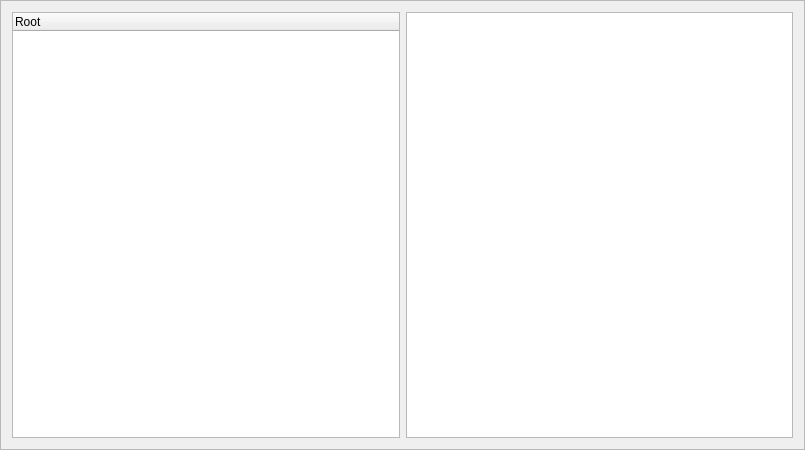
<?xml version="1.0" encoding="UTF-8"?>
<ui version="4.0">
 <class>FormatWizard</class>
 <widget class="QFrame" name="FormatWizard">
  <property name="geometry">
   <rect>
    <x>0</x>
    <y>0</y>
    <width>805</width>
    <height>450</height>
   </rect>
  </property>
  <property name="windowTitle">
   <string>Frame</string>
  </property>
  <property name="frameShape">
   <enum>QFrame::StyledPanel</enum>
  </property>
  <property name="frameShadow">
   <enum>QFrame::Raised</enum>
  </property>
  <layout class="QHBoxLayout" name="horizontalLayout">
   <item>
    <widget class="QTreeWidget" name="treeWidget">
     <column>
      <property name="text">
       <string>Root</string>
      </property>
     </column>
    </widget>
   </item>
   <item>
    <widget class="QTextBrowser" name="textBrowser"/>
   </item>
  </layout>
 </widget>
 <resources/>
 <connections/>
</ui>
